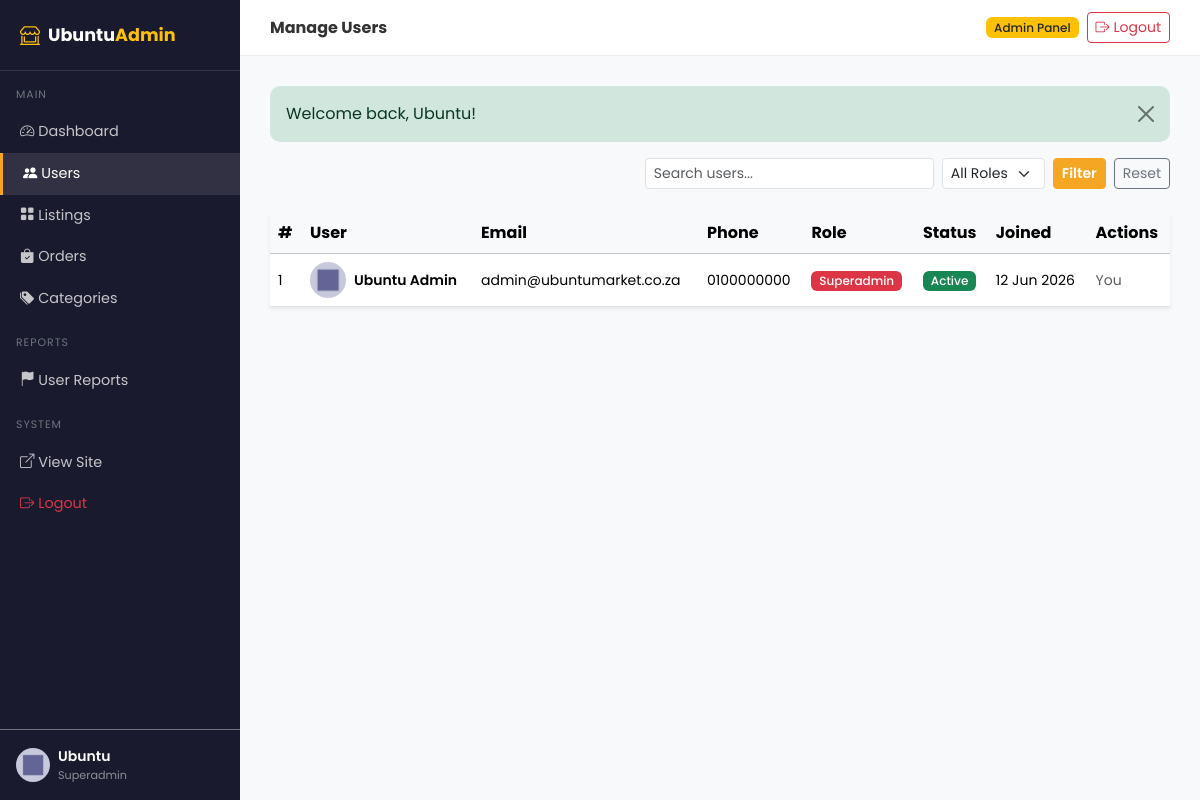
The page /admin/users.php (signed in) on the database its author committed.
### tables this page shows
CREATE TABLE IF NOT EXISTS users (
    id INT UNSIGNED AUTO_INCREMENT PRIMARY KEY,
    first_name VARCHAR(80) NOT NULL,
    last_name VARCHAR(80) NOT NULL,
    email VARCHAR(180) NOT NULL UNIQUE,
    phone VARCHAR(20),
    password_hash VARCHAR(255) NOT NULL,
    role ENUM('buyer','seller','admin','superadmin') NOT NULL DEFAULT 'buyer',
    profile_image VARCHAR(255) DEFAULT 'assets/images/default_avatar.png',
    bio TEXT,
    address VARCHAR(255),
    city VARCHAR(100),
    province VARCHAR(100),
    is_verified TINYINT(1) NOT NULL DEFAULT 0,
    is_active TINYINT(1) NOT NULL DEFAULT 1,
    reset_token VARCHAR(100) DEFAULT NULL,
    reset_expires DATETIME DEFAULT NULL,
    created_at DATETIME NOT NULL DEFAULT CURRENT_TIMESTAMP,
    updated_at DATETIME NOT NULL DEFAULT CURRENT_TIMESTAMP ON UPDATE CURRENT_TIMESTAMP,
    INDEX idx_email (email),
    INDEX idx_role (role)
);

### admin/users.php (the view, shortened to what this page needs)
<?php
$pageTitle = 'Manage Users';
require_once '../includes/functions.php';
$pdo = getDB();
$searchFilter = sanitize($_GET['q'] ?? '');
$where = ['1=1'];
$params = [];
$stmt = $pdo->prepare('SELECT * FROM users WHERE ' . implode(' AND ', $where) . ' ORDER BY created_at DESC');
$stmt->execute($params);
$users = $stmt->fetchAll();
?>
<?php include 'includes/admin_header.php'; ?>
<div class="d-flex justify-content-between align-items-center mb-4">
  <form class="d-flex gap-2" method="GET">
    <input type="text" name="q" class="form-control form-control-sm" placeholder="Search users..." value="<?= sanitize($searchFilter) ?>">
    <select name="role" class="form-select form-select-sm w-auto">
      <option value="">All Roles</option>
    </select>
    <button type="submit" class="btn btn-warning btn-sm">Filter</button>
    <a href="users.php" class="btn btn-outline-secondary btn-sm">Reset</a>
  </form>
</div>
<div class="bg-white rounded-12 shadow-sm">
  <div class="table-responsive">
    <table class="table table-hover align-middle mb-0">
      <thead class="table-light">
        <tr>
          <th>#</th><th>User</th><th>Email</th><th>Phone</th><th>Role</th><th>Status</th><th>Joined</th><th>Actions</th>
        </tr>
      </thead>
      <tbody>
        <?php foreach ($users as $u): ?>
        <tr>
          <td><small><?= $u['id'] ?></small></td>
          <td>
            <div class="d-flex align-items-center gap-2">
              <img src="<?= SITE_URL ?>/<?= sanitize($u['profile_image'] ?? 'assets/images/default_avatar.png') ?>"
                   width="36" height="36" class="rounded-circle object-fit-cover">
              <span class="small fw-semibold"><?= sanitize($u['first_name'] . ' ' . $u['last_name']) ?></span>
            </div>
          </td>
          <td><small><?= sanitize($u['email']) ?></small></td>
          <td><small><?= sanitize($u['phone'] ?? '-') ?></small></td>
          <td>
            <?php if ($_SESSION['user_role'] === 'superadmin' && $u['id'] !== (int)$_SESSION['user_id']): ?>
            <form method="POST" class="d-inline">
              <?= csrfField() ?>
              <input type="hidden" name="action" value="change_role">
              <input type="hidden" name="user_id" value="<?= $u['id'] ?>">
              <select name="role" class="form-select form-select-sm w-auto d-inline" onchange="this.form.submit()">
                <?php foreach (['buyer','seller','admin'] as $r): ?>
                <option value="<?= $r ?>" <?= $u['role']===$r?'selected':'' ?>><?= ucfirst($r) ?></option>
                <?php endforeach; ?>
              </select>
            </form>
            <?php else: ?>
            <span class="badge bg-<?= $u['role'] === 'admin' || $u['role'] === 'superadmin' ? 'danger' : ($u['role'] === 'seller' ? 'warning text-dark' : 'info') ?>"><?= ucfirst($u['role']) ?></span>
            <?php endif; ?>
          </td>
          <td>
            <span class="badge bg-<?= $u['is_active'] ? 'success' : 'secondary' ?>"><?= $u['is_active'] ? 'Active' : 'Suspended' ?></span>
          </td>
          <td><small><?= date('d M Y', strtotime($u['created_at'])) ?></small></td>
          <td>
            <?php if ($u['id'] !== (int)$_SESSION['user_id']): ?>
            <div class="d-flex gap-1">
              <form method="POST" class="d-inline">
                <?= csrfField() ?>
                <input type="hidden" name="action" value="toggle_active">
                <input type="hidden" name="user_id" value="<?= $u['id'] ?>">
                <button type="submit" class="btn btn-sm btn-outline-<?= $u['is_active'] ? 'warning' : 'success' ?>" title="<?= $u['is_active'] ? 'Suspend' : 'Activate' ?>">
                  <i class="bi bi-<?= $u['is_active'] ? 'pause-circle' : 'play-circle' ?>"></i>
                </button>
              </form>
              <?php if ($_SESSION['user_role'] === 'superadmin'): ?>
              <form method="POST" class="d-inline">
                <?= csrfField() ?>
                <input type="hidden" name="action" value="delete">
                <input type="hidden" name="user_id" value="<?= $u['id'] ?>">
                <button type="submit" class="btn btn-sm btn-outline-danger" data-confirm="Delete this user permanently?">
                  <i class="bi bi-trash"></i>
                </button>
              </form>
              <?php endif; ?>
            </div>
            <?php else: ?>
            <small class="text-muted">You</small>
            <?php endif; ?>
          </td>
        </tr>
        <?php endforeach; ?>
      </tbody>
    </table>
  </div>
</div>
<?php include 'includes/admin_footer.php'; ?>

### admin/includes/admin_header.php (shortened to what this page needs)
<?php
require_once __DIR__ . '/../../includes/functions.php';
$adminUser = getCurrentUser();
$pageTitle = $pageTitle ?? 'Admin Panel';
?>
<!DOCTYPE html>
<html lang="en">
<head>
<link rel="stylesheet" href="https://cdn.jsdelivr.net/npm/bootstrap@5.3.2/dist/css/bootstrap.min.css">
<link rel="stylesheet" href="https://cdn.jsdelivr.net/npm/bootstrap-icons@1.11.3/font/bootstrap-icons.min.css">
<link rel="stylesheet" href="<?= SITE_URL ?>/assets/css/style.css">
</head>
<body>
<div class="d-flex">
<div class="admin-sidebar d-none d-lg-flex flex-column" id="adminSidebar">
  <div class="sidebar-brand d-flex align-items-center gap-2">
    <i class="bi bi-shop-window text-warning fs-5"></i>
    <span>Ubuntu<span class="text-warning">Admin</span></span>
  </div>
  <nav class="flex-grow-1 py-2">
    <div class="px-3 py-2 text-uppercase text-secondary" style="font-size:.68rem;letter-spacing:1px">Main</div>
    <a href="<?= SITE_URL ?>/admin/index.php" class="nav-link <?= basename($_SERVER['PHP_SELF']) === 'index.php' ? 'active' : '' ?>">
      <i class="bi bi-speedometer2"></i> Dashboard
    </a>
    <a href="<?= SITE_URL ?>/admin/users.php" class="nav-link <?= basename($_SERVER['PHP_SELF']) === 'users.php' ? 'active' : '' ?>">
      <i class="bi bi-people-fill"></i> Users
    </a>
    <a href="<?= SITE_URL ?>/admin/listings.php" class="nav-link <?= basename($_SERVER['PHP_SELF']) === 'listings.php' ? 'active' : '' ?>">
      <i class="bi bi-grid-fill"></i> Listings
    </a>
    <a href="<?= SITE_URL ?>/admin/orders.php" class="nav-link <?= basename($_SERVER['PHP_SELF']) === 'orders.php' ? 'active' : '' ?>">
      <i class="bi bi-bag-check-fill"></i> Orders
    </a>
    <a href="<?= SITE_URL ?>/admin/categories.php" class="nav-link <?= basename($_SERVER['PHP_SELF']) === 'categories.php' ? 'active' : '' ?>">
      <i class="bi bi-tags-fill"></i> Categories
    </a>
    <div class="px-3 py-2 mt-2 text-uppercase text-secondary" style="font-size:.68rem;letter-spacing:1px">Reports</div>
    <a href="<?= SITE_URL ?>/admin/reports.php" class="nav-link <?= basename($_SERVER['PHP_SELF']) === 'reports.php' ? 'active' : '' ?>">
      <i class="bi bi-flag-fill"></i> User Reports
    </a>
    <div class="px-3 py-2 mt-2 text-uppercase text-secondary" style="font-size:.68rem;letter-spacing:1px">System</div>
    <a href="<?= SITE_URL ?>/index.php" class="nav-link" target="_blank">
      <i class="bi bi-box-arrow-up-right"></i> View Site
    </a>
    <a href="<?= SITE_URL ?>/logout.php" class="nav-link text-danger">
      <i class="bi bi-box-arrow-right"></i> Logout
    </a>
  </nav>
  <div class="p-3 border-top border-secondary">
    <div class="d-flex align-items-center gap-2">
      <img src="<?= SITE_URL ?>/<?= sanitize($adminUser['profile_image'] ?? 'assets/images/default_avatar.png') ?>"
           width="34" height="34" class="rounded-circle object-fit-cover" alt="">
      <div>
        <div class="small fw-semibold text-white"><?= sanitize($adminUser['first_name']) ?></div>
        <div style="font-size:.7rem;color:rgba(255,255,255,0.5)"><?= ucfirst($adminUser['role']) ?></div>
      </div>
    </div>
  </div>
</div>
<div class="admin-content flex-grow-1">
  <div class="admin-topbar d-flex align-items-center justify-content-between">
    <div class="d-flex align-items-center gap-3">
      <h6 class="mb-0 fw-bold"><?= htmlspecialchars($pageTitle) ?></h6>
    </div>
    <div class="d-flex align-items-center gap-2">
      <span class="badge bg-warning text-dark">Admin Panel</span>
      <a href="<?= SITE_URL ?>/logout.php" class="btn btn-sm btn-outline-danger"><i class="bi bi-box-arrow-right me-1"></i>Logout</a>
    </div>
  </div>
  <div><?= renderFlash() ?></div>

### assets/css/style.css (style rules this page uses)
:root { --primary: #1a1a2e; --secondary: #16213e; --accent: #f5a623; --accent-dark:#d4881a; --success: #28a745; --text-muted: #6c757d; --card-shadow: 0 2px 15px rgba(0,0,0,0.08); --transition: 0.25s ease; }
* { box-sizing: border-box; }
body { font-family: 'Poppins', sans-serif; background: #f8f9fa; color: #333; }
a { color: var(--accent); }
.btn-warning { background: var(--accent); border-color: var(--accent); color: #fff; font-weight: 600; }
.admin-sidebar { background: var(--primary); color: #fff; min-height: 100vh; width: 240px; position: fixed; top: 0; left: 0; overflow-y: auto; transition: width 0.3s; }
.admin-sidebar .sidebar-brand { padding: 20px; font-size: 1.1rem; font-weight: 700; border-bottom: 1px solid rgba(255,255,255,0.1); }
.admin-sidebar .nav-link { color: rgba(255,255,255,0.75); padding: 10px 20px; transition: var(--transition); font-size: 0.9rem; }
.admin-sidebar .nav-link:hover, .admin-sidebar .nav-link.active { background: rgba(255,255,255,0.1); color: #fff; border-left: 3px solid var(--accent); }
.admin-sidebar .nav-link i { width: 22px; }
.admin-content { margin-left: 240px; padding: 30px; min-height: 100vh; background: #f8f9fa; }
.admin-topbar { background: #fff; border-bottom: 1px solid #eee; padding: 12px 30px; margin: -30px -30px 30px; }
.badge { font-weight: 500; }
.object-fit-cover { object-fit: cover; }

### rows shown on the page
users: profile_image (placeholder picture), first_name "Ubuntu", role "Superadmin", id "1", first_name+last_name "Ubuntu Admin", email "admin@ubuntumarket.co.za", phone "0100000000", is_active "Active", created_at "12 Jun 2026", shows "You"

### other values the page prints
$pageTitle "Manage Users"
$flash['message'] "Welcome back, Ubuntu!"
